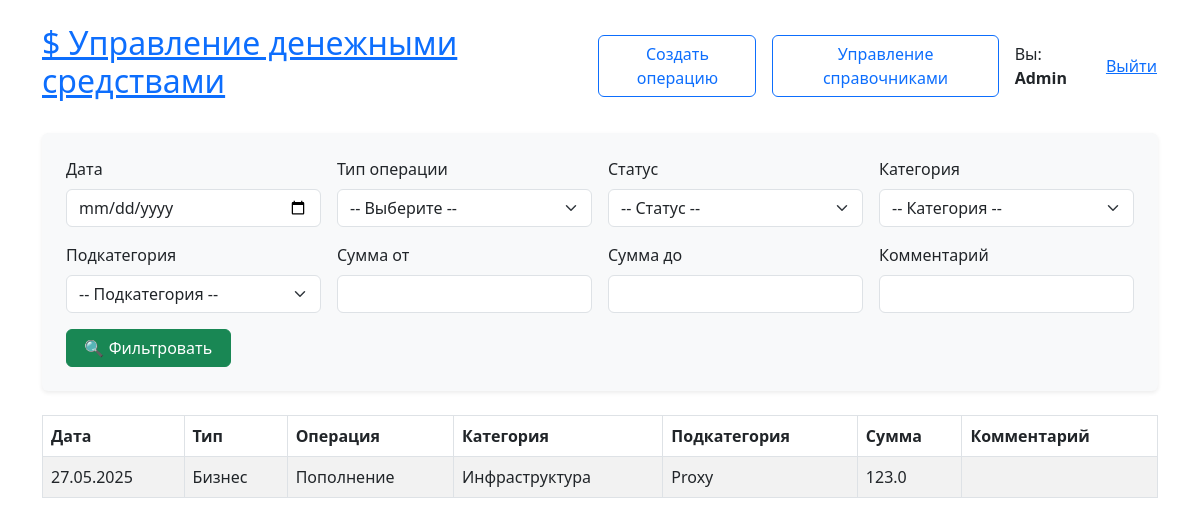
The app's page /movecashs/ (signed in) with its own data.
### app_cash/models.py (models this page shows, shortened)
class MoveCash(models.Model):
    user = models.ForeignKey(User, on_delete=models.CASCADE, related_name="movecashes")
    created_at = models.DateTimeField(default=timezone.now)
    status = models.ForeignKey("Status", on_delete=models.CASCADE, related_name="status")
    typeoperation = models.ForeignKey("TypeOperation", on_delete=models.CASCADE, related_name="typeoperations")
    category = models.ForeignKey("Category", on_delete=models.CASCADE, related_name="categories")
    subcategory = models.ForeignKey("SubCategory", on_delete=models.CASCADE, related_name="subcategories")
    sum_operation = models.FloatField()
    comment = models.CharField(max_length=200, blank=True)
    class Meta:
        verbose_name = "ДДС"
        verbose_name_plural = "Движение денежных средств"

class Status(models.Model):
    name_status = models.CharField(max_length=100, unique=True)
    class Meta:
        verbose_name = "Статус"
        verbose_name_plural = "Статусы"
    def __str__(self):
        return f"{self.name_status}"

class TypeOperation(models.Model):
    type_operation = models.CharField(max_length=100, unique=True)
    class Meta:
        verbose_name = "Операция"
        verbose_name_plural = "Операции"
    def __str__(self):
        return f"{self.type_operation}"

class Category(models.Model):
    type_operation = models.ForeignKey("TypeOperation", on_delete=models.CASCADE, related_name="typecategories")
    name = models.CharField(max_length=150, unique=True)
    class Meta:
        verbose_name = "Категория"
        verbose_name_plural = "Категории"
    def __str__(self):
        return f"{self.name}"

class SubCategory(models.Model):
    category = models.ForeignKey("Category", on_delete=models.CASCADE, related_name="subcategories")
    name = models.CharField(max_length=150, unique=True)
    class Meta:
        verbose_name = "Подкатегория"
        verbose_name_plural = "Подкатегории"
    def __str__(self):
        return f"{self.name}"

### app_cash/views.py (the view)
# urls.py: path("movecashs/", MoveCashList.as_view(), name="movecashs"),
class MoveCashList(ListView):
    model = MoveCash
    template_name = "move_cash/movecash_list.html"
    context_object_name = "movecashs"
    paginate_by = 5
    ordering = ["-created_at"]
    def get_context_data(self, **kwargs):
        context = super().get_context_data(**kwargs)
        context["statuses"] = Status.objects.all()
        context["categories"] = Category.objects.all()
        context["subcategories"] = SubCategory.objects.all()
        context["typeoperations"] = TypeOperation.objects.all()
        return context
    def get_queryset(self):
        queryset = super().get_queryset()
        date = self.request.GET.get('created_at', '')
        status = self.request.GET.get('status', '')
        typeoperation = self.request.GET.get('typeoperation', '')
        category = self.request.GET.get('category', '')
        subcategory = self.request.GET.get('subcategory', '')
        min_sum = self.request.GET.get('min_sum')
        max_sum = self.request.GET.get('max_sum')
        comment = self.request.GET.get('comment', '')
        if date:
            queryset = queryset.filter(created_at__date=date)
        if status:
            queryset = queryset.filter(status__id=status)
        if typeoperation:
            queryset = queryset.filter(typeoperation__type_operation=typeoperation)
        if category:
            queryset = queryset.filter(category__id=category)
        if subcategory:
            queryset = queryset.filter(subcategory__id=subcategory)
        if min_sum:
            queryset = queryset.filter(sum_operation__gte=min_sum)
        if max_sum:
            queryset = queryset.filter(sum_operation__lte=max_sum)
        if comment:
            queryset = queryset.filter(comment__icontains=comment)
        return queryset

### templates/move_cash/movecash_list.html (shortened to what this page needs)
{% extends "base.html" %}
{% block content %}
<form method="get" action="." class="bg-light p-4 rounded shadow-sm mb-4">
  <div class="row g-3 align-items-end">
    <div class="col-md-3">
      <label for="created_at" class="form-label">Дата</label>
      <input type="date" name="created_at" id="created_at" class="form-control" value="{{ request.GET.created_at }}">
    </div>
    <div class="col-md-3">
      <label for="typeoperation" class="form-label">Тип операции</label>
      <select name="typeoperation" id="typeoperation" class="form-select">
        <option value="">-- Выберите --</option>
      </select>
    </div>
    <div class="col-md-3">
      <label for="status" class="form-label">Статус</label>
      <select name="status" id="status" class="form-select">
        <option value="">-- Статус --</option>
      </select>
    </div>
    <div class="col-md-3">
      <label for="category" class="form-label">Категория</label>
      <select name="category" id="category" class="form-select">
        <option value="">-- Категория --</option>
      </select>
    </div>
    <div class="col-md-3">
      <label for="subcategory" class="form-label">Подкатегория</label>
      <select name="subcategory" id="subcategory" class="form-select">
        <option value="">-- Подкатегория --</option>
      </select>
    </div>
<div class="col-md-3">
  <label for="min_sum" class="form-label">Сумма от</label>
  <input type="number" step="0.01" name="min_sum" id="min_sum" class="form-control"
         value="{{ request.GET.min_sum }}">
</div>
<div class="col-md-3">
  <label for="max_sum" class="form-label">Сумма до</label>
  <input type="number" step="0.01" name="max_sum" id="max_sum" class="form-control"
         value="{{ request.GET.max_sum }}">
</div>
    <div class="col-md-3">
      <label for="comment" class="form-label">Комментарий</label>
      <input type="text" name="comment" id="comment" class="form-control"
             value="{{ request.GET.comment }}">
    </div>
    <div class="col-md-2 d-grid">
      <button type="submit" class="btn btn-success">🔍 Фильтровать</button>
    </div>
  </div>
</form>
<table class = "table table-bordered table-striped">
  <thead>
    <tr>
      <th>Дата</th>
      <th>Тип</th>
      <th>Операция</th>
      <th>Категория</th>
      <th>Подкатегория</th>
      <th>Сумма</th>
      <th>Комментарий</th>
    </tr>
  </thead>
{% if movecashs %}
  {% for movecash in movecashs %}
    <tr>
      <td>{{ movecash.created_at|date:"d.m.Y" }}</td>
      <td>{{ movecash.status }}</td>
      <td>{{ movecash.typeoperation }}</td>
      <td>{{ movecash.category }}</td>
      <td>{{ movecash.subcategory }}</td>
      <td>{{ movecash.sum_operation }}</td>
      <td>{{ movecash.comment }}</td>
    </tr>
  {% endfor %}
{% else %}
  <tr>
    <td colspan="7" class="text-center">Нет записей по заданным условиям</td>
  </tr>
{% endif %}
</table>
{% endblock content %}

### templates/base.html (shortened to what this page needs)
<!DOCTYPE html>
<html lang="ru">
<head>
  <link href="https://cdn.jsdelivr.net/npm/bootstrap@5.3.0/dist/css/bootstrap.min.css" rel="stylesheet">
</head>
<body class="container mt-4">
  <header class="d-flex justify-content-between align-items-center mb-4">
    <div>
      <h2><a href="{% url 'movecashs' %}">$ Управление денежными средствами</a></h2>
    </div>
    <div class="d-flex align-items-center gap-3">
      {% if user.is_authenticated %}
        <a href="{% url 'movecashs_create' %}" class="btn btn-outline-primary">Создать операцию</a>
        <a href="#" class="btn btn-outline-primary">Управление справочниками</a>
        <span>Вы: <strong>{{ user.username }}</strong></span>
        <form action="{% url 'logout' %}" method="post" class="d-inline">
          <button type="submit" class="btn btn-link p-0 m-0 align-baseline">Выйти</button>
        </form>
      {% else %}
        <a class="btn btn-outline-primary" href="{% url 'login' %}">Войти</a>
        <a class="btn btn-outline-success" href="{% url 'register' %}">Регистрация</a>
      {% endif %}
    </div>
  </header>
  {% block content %}
  {% endblock content %}
</body>
</html>

### records on screen
MoveCash: created_at "27.05.2025", status "Бизнес", typeoperation "Пополнение", category "Инфраструктура", subcategory "Proxy", sum_operation "123.0"

### other values on screen
{{ user.username }} "Admin"
